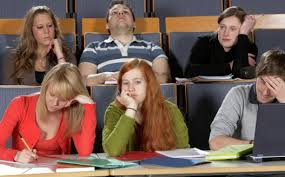
//> input picture faces_lessenthusia.jpg, 285 x 177 px, given in place of pedestrian-efpl-campus4-c0.avi, which was not available
$ ./기말고사7   (built with g++ and OpenCV 4)
//> lines starting //> are read from the running program, lines starting //| are printed output that depends on the picture; after the words box and inside, x2 and y2 are one past the last pixel; in counts of white or black regions, pixels touching at a corner belong together; pictures that were not available may be replaced by others from this repository, and a replacement may not be noted
#include <opencv2/opencv.hpp>
#include <opencv2/video.hpp>

using namespace cv;
using namespace std;

//void camerashooter(char*);
//void camerafaces(char *);
//void camerapedestrians(char *);
void bgsub(char*);

int main(int argc, char* argv[]) {
	// camershooter(¡°Á¤»ó¡±);
	// camerafaces(¡°¾ó±¼µé¡±);
	// camerapedestrians(¡°»ç¶÷µé¡±);
	bgsub("bgs - »ç¶÷µé");
	return(0);
}

void bgsub(char *wcam) {
//> called with wcam = "bgs - »ç¶÷µé"

	Mat frame, fg, bg, dfg;
	bool stop(false), detectShadow = true;
	int history = 500, keyboard;
	vector<vector<Point>> contours;
	//- video cap & bg-model ¡¦
	namedWindow(wcam, WINDOW_AUTOSIZE);
	moveWindow(wcam, 100, 100);
	namedWindow("BG");
	namedWindow("FG");
	namedWindow("dFG");
	VideoCapture cap("pedestrian-efpl-campus4-c0.avi");
	if (!cap.isOpened()) return;
	//- create a background subtractor ¡¦ !?
	int wide = (int)cap.get(CAP_PROP_FRAME_WIDTH);
	int high = (int)cap.get(CAP_PROP_FRAME_HEIGHT);
	Ptr<BackgroundSubtractor> pMOG2;
	pMOG2 = createBackgroundSubtractorMOG2(history, 16, detectShadow = true);
	//- video cap & bg-model ¡¦
	moveWindow("FG", 100 + (wide + 16), 100);
	moveWindow("BG", 100 + (wide + 16) * 2, 100);
	moveWindow("dFG", 100 + (wide + 16) * 3, 100);
	while (!stop) {
		if (!cap.read(frame)) {
			cerr << "frame read err" << endl;
			exit(EXIT_FAILURE);
		}
//> frame is the input picture: 177 rows x 285 cols, CV_8UC3; mean B, G, R 83.7, 94.4, 120.4
		pMOG2->apply(frame, fg);
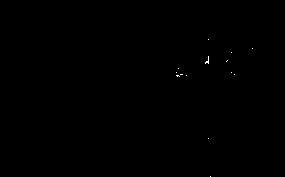
//> fg: 177 rows x 285 cols, CV_8UC1; values 127 (black) and 255 (white), 0.07% white in thin lines or dots, all inside (x1, y1, x2, y2) = (176, 39, 253, 177)
		erode(fg, fg, Mat());
//> fg: 177 rows x 285 cols, CV_8UC1; 0.07% of pixels changed, all inside (x1, y1, x2, y2) = (176, 39, 253, 177)
		dilate(fg, fg, Mat());
		findContours(fg, contours, RETR_EXTERNAL, CHAIN_APPROX_NONE);
//> contours = 1 contour; box (x1, y1, x2, y2) and area: (0, 0, 285, 177) 49984
		drawContours(frame, contours, -1, Scalar(0, 0, 255), 2);
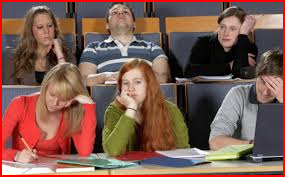
//> frame: 177 rows x 285 cols, CV_8UC3; 3.63% of pixels changed, all inside (x1, y1, x2, y2) = (0, 0, 285, 177)
		imshow(wcam, frame);
		imshow("FG", fg);
		pMOG2->getBackgroundImage(bg);
		imshow("BG", bg);
		absdiff(frame, bg, dfg);
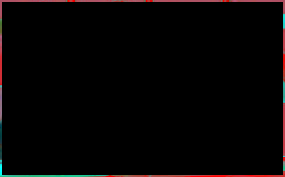
//> dfg: 177 rows x 285 cols, CV_8UC3; mean B, G, R 3.2, 3.3, 5.5
		imshow("dFG", dfg);
		if (waitKey(1000 / 30) >= 0) stop = true;
//> the Esc key is pressed
	}
	cap.release();
}

$ run again, on worldleaders_atUN.jpg
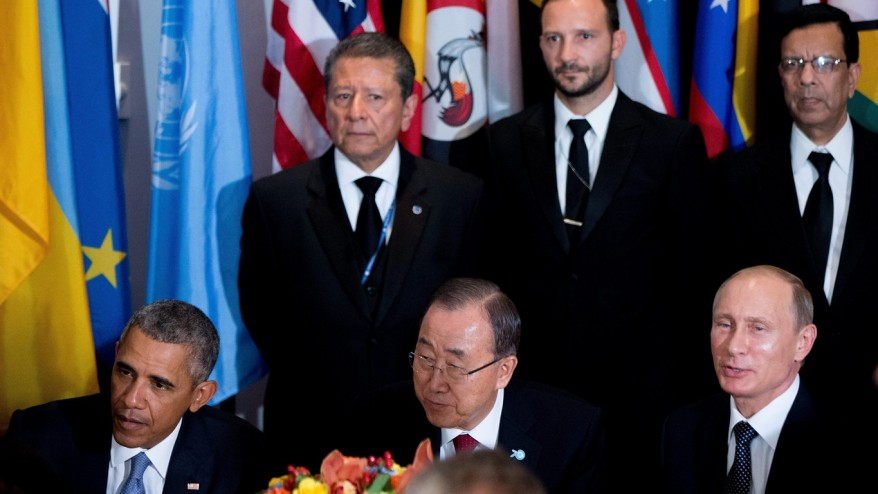
//> input picture worldleaders_atUN.jpg, 878 x 494 px, given in place of pedestrian-efpl-campus4-c0.avi, which was not available
//> in bgsub, frame is the input picture: 494 rows x 878 cols, CV_8UC3; mean B, G, R 64.6, 59.5, 62.2
//> in bgsub, `dilate(fg, fg, Mat());`:
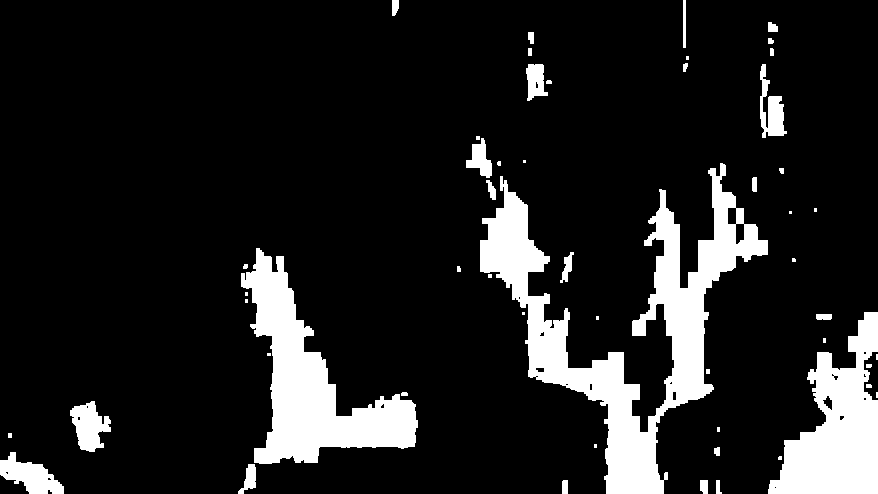
//> fg: 494 rows x 878 cols, CV_8UC1; values 127 (black) and 255 (white), 13% white; 53 white regions (19 under 20 px)
//> contours = 1 contour; box (x1, y1, x2, y2) and area: (0, 0, 878, 494) 432361
//> frame: 494 rows x 878 cols, CV_8UC3; 1.26% of pixels changed, all inside (x1, y1, x2, y2) = (0, 0, 878, 494)
//> in bgsub, `absdiff(frame, bg, dfg);`:
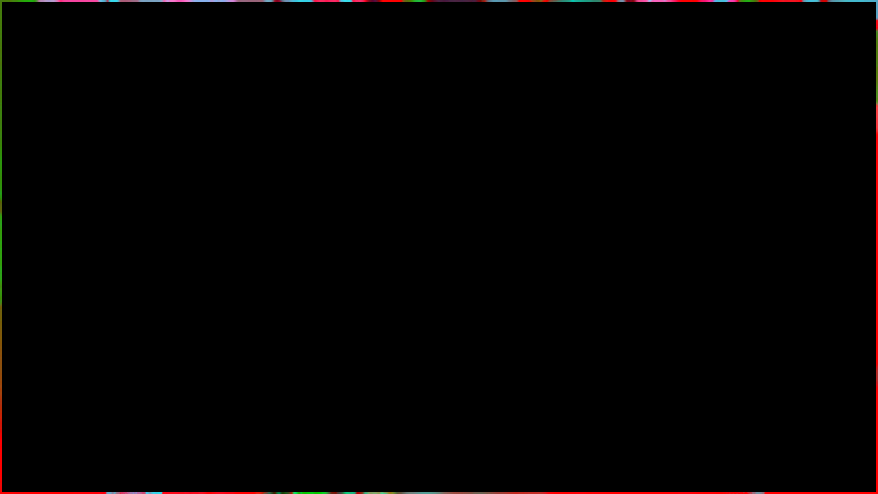
//> dfg: 494 rows x 878 cols, CV_8UC3; mean B, G, R 0.7, 0.9, 2.1
